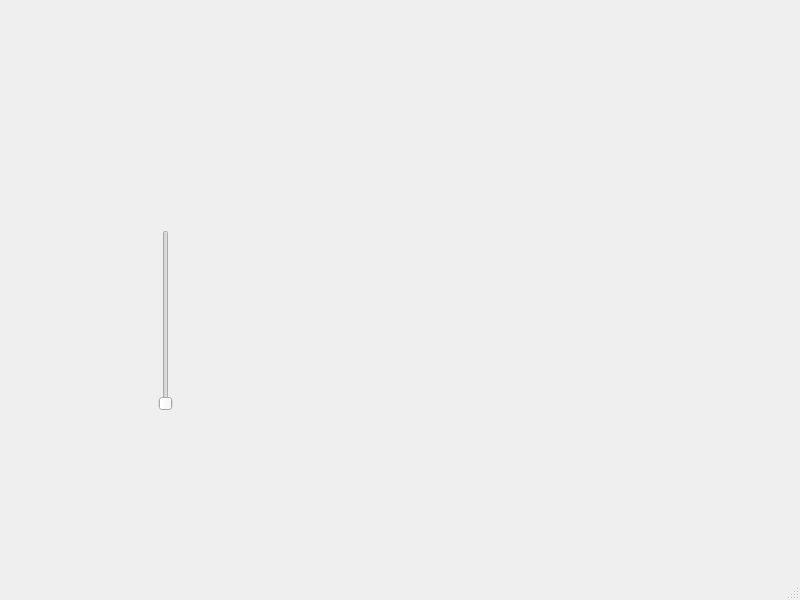
<?xml version="1.0" encoding="UTF-8"?>
<ui version="4.0">
 <class>MainWindow</class>
 <widget class="QMainWindow" name="MainWindow">
  <property name="geometry">
   <rect>
    <x>0</x>
    <y>0</y>
    <width>800</width>
    <height>600</height>
   </rect>
  </property>
  <property name="windowTitle">
   <string>MainWindow</string>
  </property>
  <widget class="QWidget" name="centralwidget">
   <widget class="QWidget" name="verticalLayoutWidget">
    <property name="geometry">
     <rect>
      <x>-1</x>
      <y>-1</y>
      <width>801</width>
      <height>151</height>
     </rect>
    </property>
    <layout class="QVBoxLayout" name="verticalLayout"/>
   </widget>
   <widget class="QWidget" name="horizontalLayoutWidget">
    <property name="geometry">
     <rect>
      <x>0</x>
      <y>460</y>
      <width>801</width>
      <height>91</height>
     </rect>
    </property>
    <layout class="QHBoxLayout" name="horizontalLayout"/>
   </widget>
   <widget class="QWidget" name="gridLayoutWidget">
    <property name="geometry">
     <rect>
      <x>30</x>
      <y>230</y>
      <width>271</width>
      <height>181</height>
     </rect>
    </property>
    <layout class="QGridLayout" name="gridLayout">
     <item row="0" column="0">
      <widget class="QSlider" name="verticalSlider">
       <property name="minimum">
        <number>1</number>
       </property>
       <property name="maximum">
        <number>3</number>
       </property>
       <property name="sliderPosition">
        <number>1</number>
       </property>
       <property name="tracking">
        <bool>true</bool>
       </property>
       <property name="orientation">
        <enum>Qt::Vertical</enum>
       </property>
      </widget>
     </item>
    </layout>
   </widget>
  </widget>
  <widget class="QMenuBar" name="menubar">
   <property name="geometry">
    <rect>
     <x>0</x>
     <y>0</y>
     <width>800</width>
     <height>22</height>
    </rect>
   </property>
  </widget>
  <widget class="QStatusBar" name="statusbar"/>
 </widget>
 <resources/>
 <connections/>
</ui>
